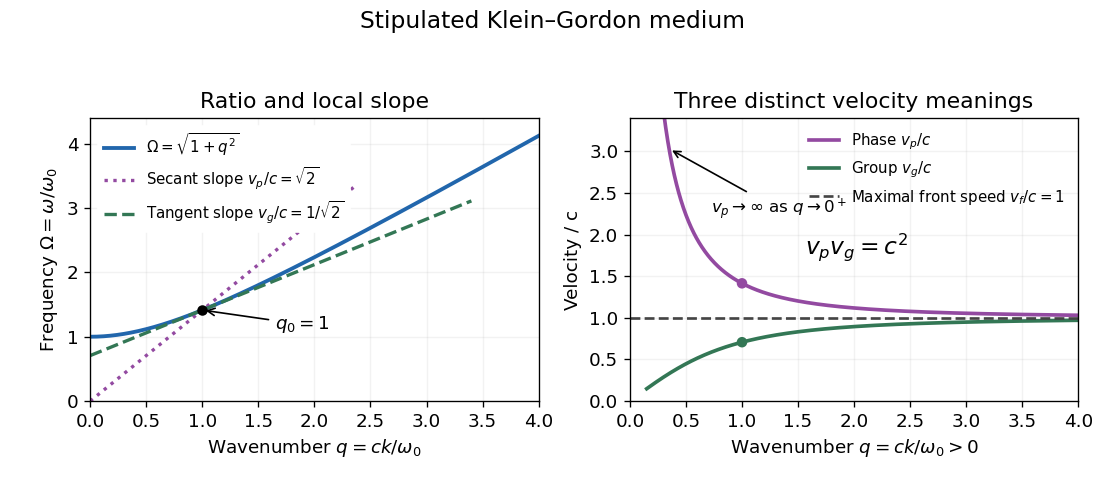

Recreate this plot in Python.
#!/usr/bin/env python3
"""Original dimensionless Klein-Gordon curves; matching PNG is saved to CWD.

Tested with Python 3.14, NumPy 2.3.5 and Matplotlib 3.10.7.
"""

from pathlib import Path

import matplotlib.pyplot as plt
import numpy as np


def main():
    plt.rcParams.update({"font.size": 11, "figure.facecolor": "white"})
    fig, (dispersion, speeds) = plt.subplots(1, 2, figsize=(9.2, 4.0))
    q = np.linspace(0, 4, 801)
    omega = np.sqrt(1 + q**2)
    q0, omega_c = 1.0, np.sqrt(2)
    vp, vg = omega_c / q0, q0 / omega_c
    dispersion.plot(q, omega, color="#2166ac", lw=2.3, label=r"$\Omega=\sqrt{1+q^2}$")
    secant_q = np.linspace(0, 2.35, 100)
    dispersion.plot(secant_q, vp * secant_q, color="#934aa1", ls=":", lw=2, label=r"Secant slope $v_p/c=\sqrt{2}$")
    tangent_q = np.linspace(0, 3.4, 100)
    dispersion.plot(tangent_q, omega_c + vg * (tangent_q - q0), color="#337755", ls="--", lw=2, label=r"Tangent slope $v_g/c=1/\sqrt{2}$")
    dispersion.scatter([q0], [omega_c], c="black", s=28, zorder=5)
    dispersion.annotate(r"$q_0=1$", (q0, omega_c), xytext=(1.65, 1.12), arrowprops={"arrowstyle": "->", "color": "black"})
    dispersion.set(xlim=(0, 4), ylim=(0, 4.4), xlabel=r"Wavenumber $q=ck/\omega_0$", ylabel=r"Frequency $\Omega=\omega/\omega_0$", title="Ratio and local slope")
    dispersion.legend(loc="upper left", fontsize=9, frameon=True, facecolor="white", edgecolor="white", framealpha=1)
    q_positive = np.linspace(0.15, 4, 1000)
    positive_omega = np.sqrt(1 + q_positive**2)
    speeds.plot(q_positive, positive_omega / q_positive, color="#934aa1", lw=2.2, label=r"Phase $v_p/c$")
    speeds.plot(q_positive, q_positive / positive_omega, color="#337755", lw=2.2, label=r"Group $v_g/c$")
    speeds.axhline(1, color="#444444", ls="--", lw=1.6, label=r"Maximal front speed $v_f/c=1$")
    speeds.scatter([1, 1], [vp, vg], c=["#934aa1", "#337755"], s=28, zorder=5)
    speeds.text(0.39, 0.52, r"$v_p v_g=c^2$", transform=speeds.transAxes, fontsize=14)
    speeds.annotate(r"$v_p\to\infty$ as $q\to0^+$", xy=(0.35, 3.03), xytext=(0.72, 2.25), fontsize=10, arrowprops={"arrowstyle": "->"})
    speeds.set(xlim=(0, 4), ylim=(0, 3.4), xlabel=r"Wavenumber $q=ck/\omega_0>0$", ylabel="Velocity / c", title="Three distinct velocity meanings")
    speeds.legend(loc="upper right", fontsize=9, frameon=False)
    for ax in (dispersion, speeds):
        ax.grid(alpha=0.16)
        ax.set_facecolor("white")
    fig.suptitle("Stipulated Klein–Gordon medium", fontsize=14)
    fig.tight_layout(rect=(0, 0, 1, 0.94))
    fig.savefig(Path.cwd() / (Path(__file__).stem + ".png"), dpi=120, facecolor="white", transparent=False)
    plt.close(fig)


if __name__ == "__main__":
    main()
